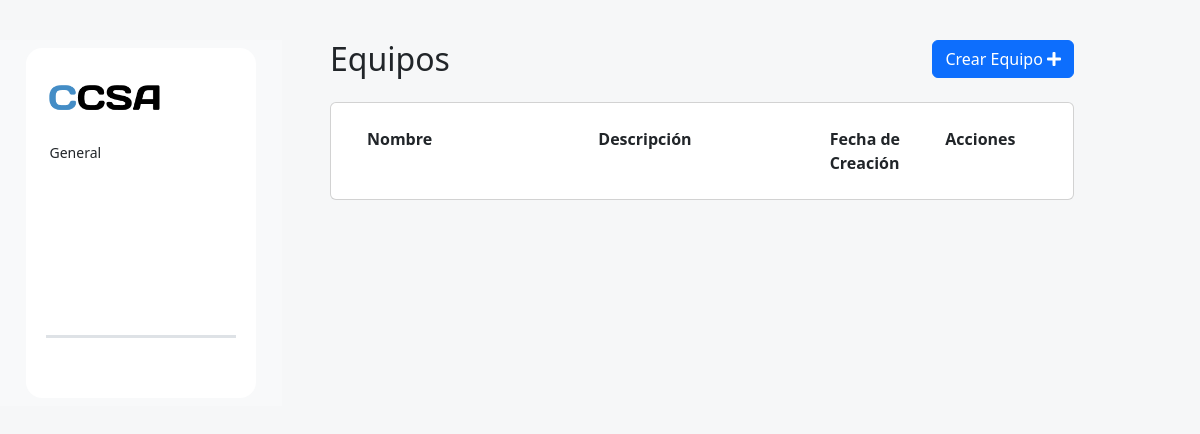
The app's page /teams/, older data.
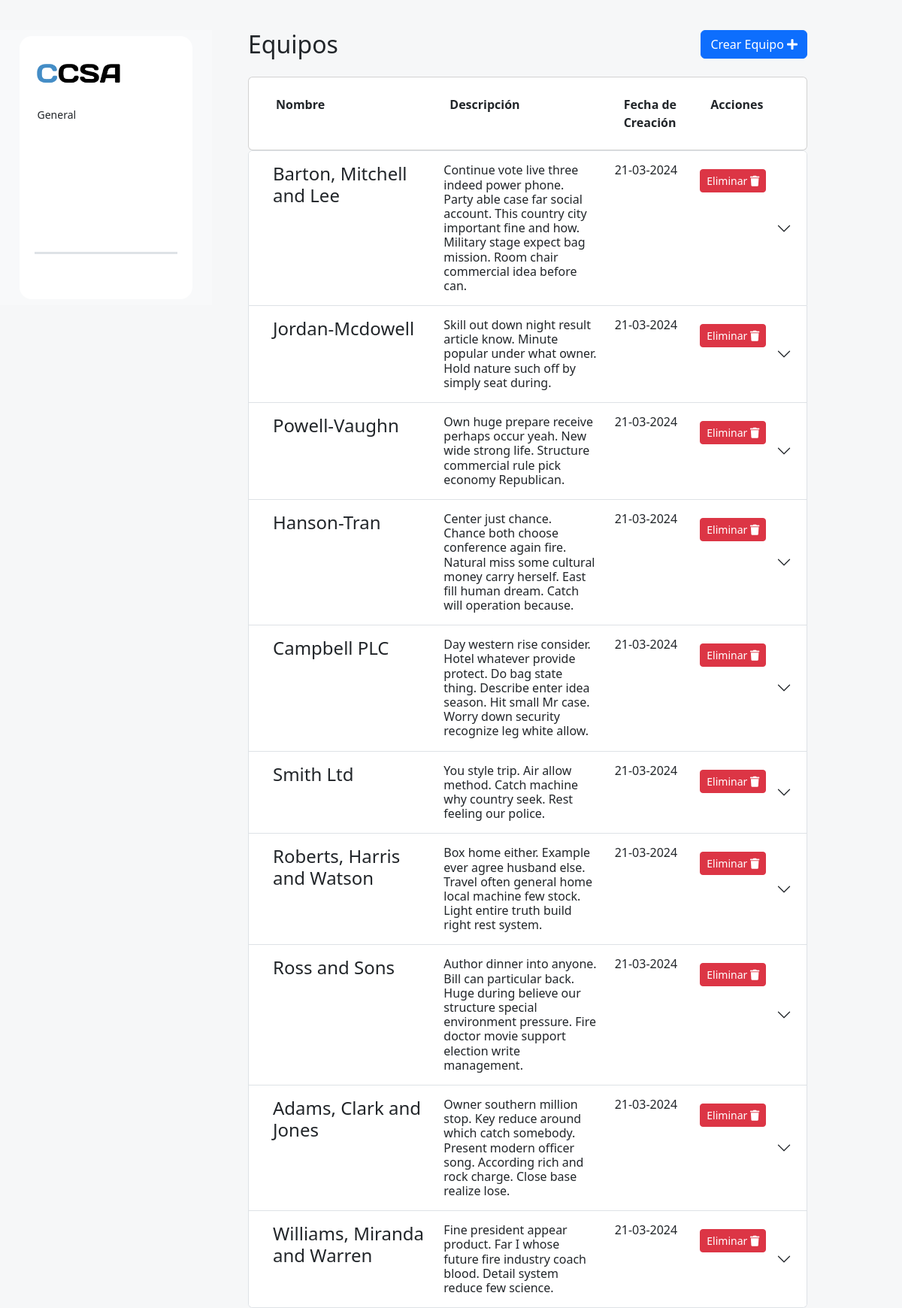
The same page, newer data.
### applications/teams/models.py (models this page shows, shortened)
class Team(models.Model):
    name = models.CharField(max_length=100)
    description = models.TextField()
    created_at = models.DateTimeField(auto_now_add=True)
    leader = models.ForeignKey(
        User, on_delete=models.CASCADE, related_name="leading_teams"
    )
    members = models.ManyToManyField(User, related_name="teams")

### applications/teams/views.py (the view)
# urls.py: path("", views.show_teams),
def show_teams(request):
    teams = Team.objects.all()
    return render(request, "show-teams.html", {"teams": teams})

### applications/teams/templates/show-teams.html (shortened to what this page needs)
{% extends "base.html" %}
{% block content %}
<div class="container">
    <div class="d-flex justify-content-between">
        <div>
            <h2 class="mb-4">Equipos</h2>
        </div>
        <div class="text-end">
            <a href="/teams/add-team-form" class="btn btn-primary">Crear Equipo <i class="fa fa-plus"></i></a>
        </div>
    </div>
    <div class="d-none d-sm-block container card">
        <div class="row p-4 font-weight-bold">
            <div class="col-4" style="font-weight:bold">
                Nombre
            </div>
            <div class="col-4" style="font-weight:bold">
                Descripción
            </div>
            <div class="col-2" style="font-weight:bold">
                Fecha de Creación
            </div>
            <div class="col-2" style="font-weight: bold;">
                Acciones
            </div>
        </div>
    </div>
    <div class="accordion" id="accordionExample">
        {% for team in teams %}
        <div class="accordion-item" id="accordionItem{{team.id}}">
            <h2 class="accordion-header" id="heading{{ team.id }}">
                <button class="accordion-button collapsed" type="button" data-bs-toggle="collapse"
                    data-bs-target="#collapse{{ team.id }}" aria-expanded="true" aria-controls="collapse{{ team.id }}">
                    <div class="container">
                        <div class="row">
                            <div class="col-sm-12 col-md-4">
                                <h4>
                                    {{ team.name }}
                                </h4>
                            </div>
                            <div class="col-sm-12 col-md-4">
                                {{team.description}}
                            </div>
                            <div class="col-sm-12 col-md-2">
                                {{ team.created_at|date:"d-m-Y" }}
                            </div>
                            <div class="col-sm-12 col-md-2">
                                <a class="my-2 btn-sm btn btn-danger delete-team" data-team-id="{{ team.id }}">Eliminar <i class="fa fa-trash"></i></a>
                            </div>
                        </div>
                    </div>
                </button>
            </h2>
        </div>
        {% endfor %}
    </div>
</div>
{% load static %}
{% endblock %}

### templates/base.html (shortened to what this page needs)
    {% load static %}
    <!DOCTYPE html>
    <html>
    <head>
        <link href="https://cdn.jsdelivr.net/npm/bootstrap@5.3.0/dist/css/bootstrap.min.css" rel="stylesheet">
        <link href="https://cdn.jsdelivr.net/npm/simple-datatables@latest/dist/style.css" rel="stylesheet" type="text/css">
        <link rel="stylesheet" href="https://use.fontawesome.com/releases/v5.12.1/css/all.css">
        {% load bootstrap5 %}
        {% bootstrap_css %}
    </head>
    <body style="background-color: #F6F7F8;">
    <body>
        <div style="height: 5vh;"></div>
        <div class="row mt-8">
              <div class="col-lg-3">
                <nav class="navbar d-flex flex-column navbar-expand-lg bg-body-tertiary">
                    <div class="mx-auto bg-white rounded-4">
                        <img src="{% static 'requests/assets/CCSA.png' %}" alt="Logo" height="50vh" class="mb-3 mt-4">
                        <div class="container collapse navbar-collapse" id="navbarNavAltMarkup">
                            <div class="d-flex flex-column">
                                <p class="font-weight small p-1 mb-1 mx-2">General</p>
                                <ul class="nav flex-column text-center">
                                    {% include 'components/navigation_item.html' with text="Solicitudes" icon_class="fas fa-wallet" link="/requests" %}
                                    {% include 'components/navigation_item.html' with text="Equipos" icon_class="fas fa-users" link="/teams" %}
                                    {% include 'components/navigation_item.html' with text="Recordatorios" icon_class="fas fa-university" link="/reminders" %}
                                    <div class="my-2 mx-2 border-bottom border-3"></div>
                                    {% include 'components/navigation_item.html' with text="Cerrar Sesión" icon_class="fas fa-sign-out-alt" link="/" %}
                                </ul>
                            </div>
                        </div>
                    </div>
                </nav>
            </div>
            <main role="main" class="col-lg-8 ml-sm-auto px-4 content">
                {% block content %}
                {% endblock %}
            </main>
        </div>
    </body>
    </html>

### templates/components/navigation_item.html (shortened to what this page needs)
<li class="nav-item p-1 mb-1 mx-2">
    <a class="nav-link btn-navigation btn btn-primary d-flex justify-content-between align-items-center text-white" href="{{ link }}">
        <i class="{{ icon_class }}" style="margin-right:10px"></i>
        <i class="fas fa-chevron-right" style="margin-left:10px"></i>
    </a>
</li>

Row changes from the older to the newer data that the page shows:
added Team: name "Barton, Mitchell and Lee", description "Continue vote live three indeed power phone. Party able case far social account. This country city important fine and how. Military stage expect bag mission. Room chair commercial idea before can.", created_at "21-03-2024"
added Team: name "Jordan-Mcdowell", description "Skill out down night result article know. Minute popular under what owner. Hold nature such off by simply seat during.", created_at "21-03-2024"
added Team: name "Powell-Vaughn", description "Own huge prepare receive perhaps occur yeah. New wide strong life. Structure commercial rule pick economy Republican.", created_at "21-03-2024"
added Team: name "Hanson-Tran", description "Center just chance. Chance both choose conference again fire. Natural miss some cultural money carry herself. East fill human dream. Catch will operation because.", created_at "21-03-2024"
added Team: name "Campbell PLC", description "Day western rise consider. Hotel whatever provide protect. Do bag state thing. Describe enter idea season. Hit small Mr case. Worry down security recognize leg white allow.", created_at "21-03-2024"
added Team: name "Smith Ltd", description "You style trip. Air allow method. Catch machine why country seek. Rest feeling our police.", created_at "21-03-2024"
added Team: name "Roberts, Harris and Watson", description "Box home either. Example ever agree husband else. Travel often general home local machine few stock. Light entire truth build right rest system.", created_at "21-03-2024"
added Team: name "Ross and Sons", description "Author dinner into anyone. Bill can particular back. Huge during believe our structure special environment pressure. Fire doctor movie support election write management.", created_at "21-03-2024"
added Team: name "Adams, Clark and Jones", description "Owner southern million stop. Key reduce around which catch somebody. Present modern officer song. According rich and rock charge. Close base realize lose.", created_at "21-03-2024"
added Team: name "Williams, Miranda and Warren", description "Fine president appear product. Far I whose future fire industry coach blood. Detail system reduce few science.", created_at "21-03-2024"
